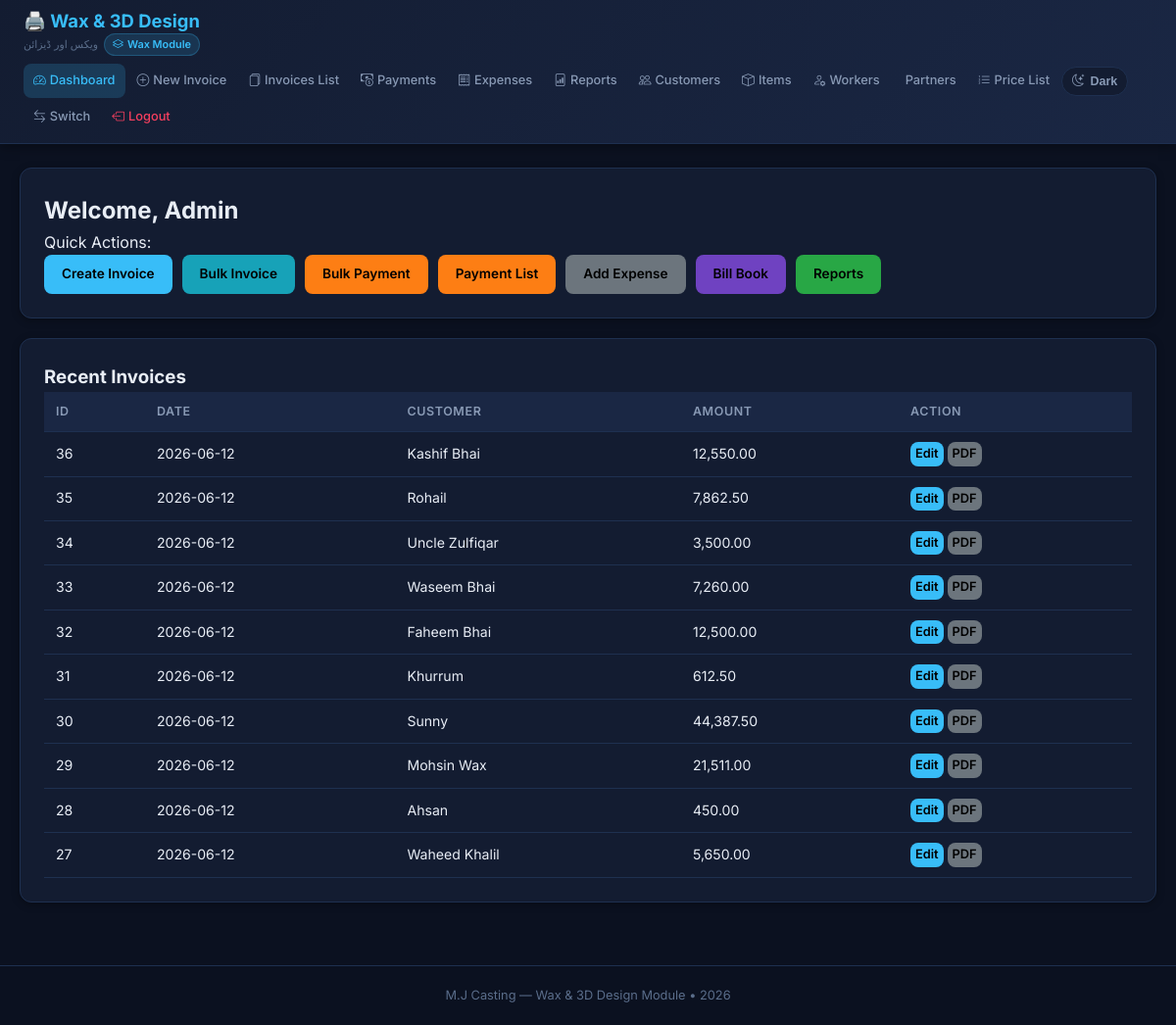
/wax/index.php (signed in), run on the app's committed database.
### tables this page shows
CREATE TABLE `wax_invoices` (
  `id` int(11) NOT NULL,
  `customer_id` int(11) NOT NULL,
  `invoice_date` date NOT NULL,
  `total_amount` decimal(12,2) NOT NULL DEFAULT 0.00,
  `editable_flag` tinyint(1) DEFAULT 1,
  `created_by` int(11) DEFAULT 1,
  `created_at` timestamp NOT NULL DEFAULT current_timestamp()
);

CREATE TABLE `wax_customers` (
  `id` int(11) NOT NULL,
  `name` varchar(100) NOT NULL,
  `contact` varchar(50) DEFAULT NULL,
  `address` text DEFAULT NULL,
  `opening_balance` decimal(10,2) DEFAULT 0.00,
  `billing_style` enum('weekly','monthly','cash') DEFAULT 'cash',
  `active` tinyint(1) DEFAULT 1,
  `created_at` timestamp NOT NULL DEFAULT current_timestamp()
);

### wax/includes/functions.php (called while the page is built, shortened)
<?php
function format_currency($amount) {
    return number_format($amount, 2);
}

### wax/index.php (the view, shortened to what this page needs)
<?php
require_once __DIR__ . '/includes/functions.php';
include __DIR__ . '/templates/header.php';
?>
<div class="card">
    <h2>Welcome, <?= htmlspecialchars($_SESSION['user_name'] ?? 'User') ?></h2>
    <p>Quick Actions:</p>
    <div style="display: flex; gap: 10px; flex-wrap: wrap;">
        <a href="invoice_create.php" class="btn btn-primary">Create Invoice</a>
        <a href="bulk_invoice.php" class="btn btn-primary" style="background-color: #17a2b8;">Bulk Invoice</a>
        <a href="bulk_payment.php" class="btn btn-primary" style="background-color: #fd7e14;">Bulk Payment</a>
        <a href="payments.php" class="btn btn-primary" style="background-color: #fd7e14;">Payment List</a>
        <a href="expenses.php" class="btn btn-primary" style="background-color: #6c757d;">Add Expense</a>
        <a href="report_bill_book.php" class="btn btn-primary" style="background-color: #6f42c1;">Bill Book</a>
        <a href="reports.php" class="btn btn-primary" style="background-color: #28a745;">Reports</a>
    </div>
</div>
<div class="card">
    <h3>Recent Invoices</h3>
    <table>
        <thead>
            <tr>
                <th>ID</th>
                <th>Date</th>
                <th>Customer</th>
                <th>Amount</th>
                <th>Action</th>
            </tr>
        </thead>
        <tbody>
            <?php
            $pdo = getDB();
            $stmt = $pdo->query("
                SELECT i.id, i.invoice_date, c.name as customer_name, i.total_amount
                FROM wax_invoices i
                JOIN wax_customers c ON i.customer_id = c.id
                ORDER BY i.id DESC LIMIT 10
            ");
            while ($row = $stmt->fetch()):
            ?>
            <tr>
                <td><?= $row['id'] ?></td>
                <td><?= $row['invoice_date'] ?></td>
                <td><?= htmlspecialchars($row['customer_name']) ?></td>
                <td><?= format_currency($row['total_amount']) ?></td>
                <td>
                    <a href="invoice_edit.php?id=<?= $row['id'] ?>" class="btn btn-primary" style="padding: 2px 5px; font-size: 0.8rem;">Edit</a>
                    <a href="invoice_print.php?id=<?= $row['id'] ?>" target="_blank" class="btn btn-primary" style="padding: 2px 5px; font-size: 0.8rem; background: #6c757d;">PDF</a>
                </td>
            </tr>
            <?php endwhile; ?>
        </tbody>
    </table>
</div>
<?php include __DIR__ . '/templates/footer.php'; ?>

### wax/templates/header.php (style rules this page uses)
*, *::before, *::after { box-sizing: border-box; margin: 0; padding: 0; }
:root { --primary: #38bdf8; --primary-dark: #0284c7; --success: #10b981; --danger: #f43f5e; --warning: #f59e0b; --border: #1e3050; --bg-card: #131c31; --bg-body: #0b1120; --text-primary: #e8edf5; --text-secondary: #8899b4; --text-muted: #5a6d8a; --shadow: 0 2px 8px rgba(0,0,0,0.3); }
html { color-scheme: dark; }
html, body { width: 100%; min-height: 100vh; font-family: 'Inter', -apple-system, sans-serif; background: var(--bg-body); color: var(--text-primary); line-height: 1.6; }
.card { background: var(--bg-card); border: 1px solid var(--border); border-radius: 12px; padding: 24px; margin-bottom: 20px; box-shadow: var(--shadow); }
h2, h3 { margin-top: 0; color: var(--text-primary); }
table { width: 100%; border-collapse: collapse; }
th, td { padding: 10px 12px; text-align: left; border-bottom: 1px solid var(--border); font-size: 0.88rem; }
th { background: #1a2744; color: var(--text-secondary); font-weight: 600; font-size: 0.78rem; text-transform: uppercase; letter-spacing: 0.05em; }
.btn { display: inline-flex; align-items: center; gap: 5px; padding: 9px 18px; border-radius: 8px; font-size: 0.85rem; font-weight: 600; text-decoration: none; border: none; cursor: pointer; transition: all 0.2s; font-family: 'Inter', sans-serif; }
.btn-primary { background: var(--primary); color: #000; }

### data on the page
wax_invoices: id "36", invoice_date "2026-06-12", customer.name "Kashif Bhai", total_amount "12,550.00"
wax_invoices: id "35", invoice_date "2026-06-12", customer.name "Rohail", total_amount "7,862.50"
wax_invoices: id "34", invoice_date "2026-06-12", customer.name "Uncle Zulfiqar", total_amount "3,500.00"
wax_invoices: id "33", invoice_date "2026-06-12", customer.name "Waseem Bhai", total_amount "7,260.00"
wax_invoices: id "32", invoice_date "2026-06-12", customer.name "Faheem Bhai", total_amount "12,500.00"
wax_invoices: id "31", invoice_date "2026-06-12", customer.name "Khurrum", total_amount "612.50"
wax_invoices: id "30", invoice_date "2026-06-12", customer.name "Sunny", total_amount "44,387.50"
wax_invoices: id "29", invoice_date "2026-06-12", customer.name "Mohsin Wax", total_amount "21,511.00"
wax_invoices: id "28", invoice_date "2026-06-12", customer.name "Ahsan", total_amount "450.00"
wax_invoices: id "27", invoice_date "2026-06-12", customer.name "Waheed Khalil", total_amount "5,650.00"

### other printed values
$_SESSION['user_name'] "Admin"
